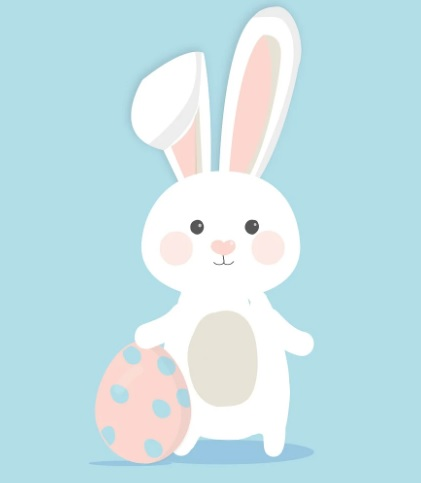
#> input picture python-homework/兔子.bmp, 421 x 483 px; its folder holds only this picture in this run
$ python -i import_utils.py   (imports and definitions only)
#> lines starting #> are read from the running program, lines starting #| are printed output that depends on the picture
# utils/image_utils.py
import logging
import os
import re
import subprocess
import tempfile
from typing import Optional, Tuple

from PIL import Image
from PyQt5 import QtGui
from PyQt5.QtGui import QImage, QPixmap  # 确保导入PyQt的相关类

from utils.tool_utils import _check_conversion_tool
logger = logging.getLogger(__name__)

# [33 lines left out: functions pil_to_qpixmap, qimage_to_pil, not called in this run]


def convert_wbmp_to_png(wbmp_path: str) -> Optional[Image.Image]:
    """转换WBMP到PNG格式"""
#> called with wbmp_path = '../兔子.bmp'
    try:
        # 尝试直接用PIL打开
        with Image.open(wbmp_path) as img:
            # 创建一个新的RGBA图像
#> img is the input picture: PIL image 421x483 RGB; mean R, G, B 197.6, 226.7, 232.5
            png_img = Image.new("RGBA", img.size, (255, 255, 255, 255))
#> png_img: PIL image 421x483 RGBA; every value is 255
            # 转换WBMP（通常是单色）到RGBA
            png_img.paste(img.convert("L"), mask=img.convert("L"))
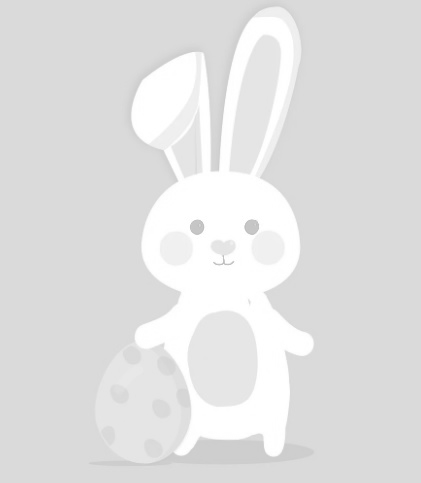
#> png_img: PIL image 421x483 RGBA; mean R, G, B, A 225.2, 225.2, 225.2, 255
            return png_img
    except Exception:
        pass

    # 尝试使用其他方法读取WBMP原始数据
    try:
        with open(wbmp_path, 'rb') as f:
            data = f.read()

        # 简单的WBMP解析（仅支持基本格式）
        if len(data) < 2:
            return None

        # 解析WBMP头部
        type_field = data[0]
        if type_field != 0:  # 仅支持类型0
            return None

        fix_bit = (data[1] >> 7) & 1
        if fix_bit != 0:
            return None

        width = 0
        i = 2
        while i < len(data):
            byte = data[i]
            width = (width << 7) | (byte & 0x7F)
            if not (byte & 0x80):
                i += 1
                break
            i += 1

        height = 0
        while i < len(data):
            byte = data[i]
            height = (height << 7) | (byte & 0x7F)
            if not (byte & 0x80):
                i += 1
                break
            i += 1

        # 创建图像
        img = Image.new('1', (width, height))
        pixels = img.load()
        bit_idx = 0
        for y in range(height):
            for x in range(width):
                if i >= len(data):
                    break
                byte = data[i]
                bit = (byte >> (7 - bit_idx)) & 1
                pixels[x, y] = 0 if bit else 1  # WBMP通常是黑底白图，这里反转一下
                bit_idx += 1
                if bit_idx >= 8:
                    bit_idx = 0
                    i += 1
            if i >= len(data):
                break

        # 转换为RGBA
        return img.convert('RGBA')
    except Exception:
        return None


# [196 lines left out: functions auto_convert_file, _convert_with_tool, _get_inkscape_version, not called in this run]

>>> result = convert_wbmp_to_png('../兔子.bmp')
